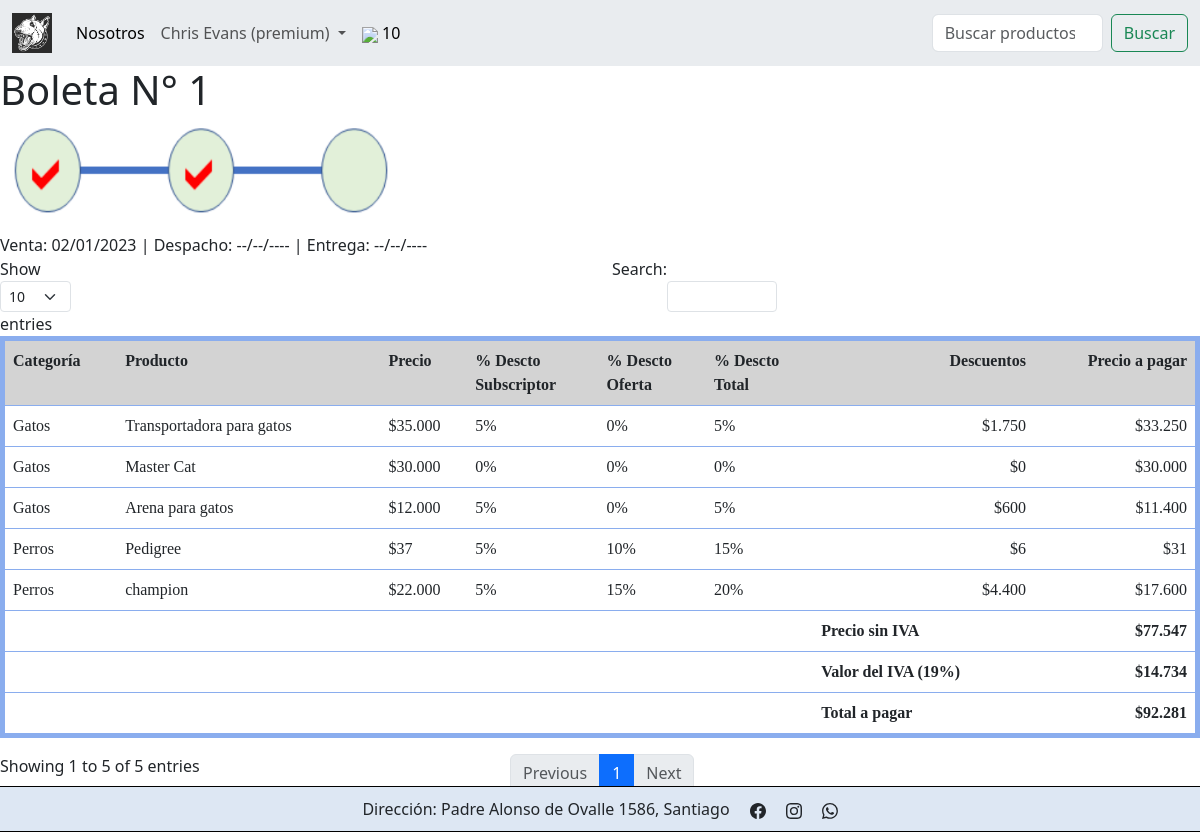
The page /boleta/1 (signed in) on the database its author committed.
### core/models.py (models this page shows, shortened)
class Boleta(models.Model):
    ESTADO_CHOICES = [
        ('Anulado', 'Anulado'),
        ('Vendido', 'Vendido'),
        ('Despachado', 'Despachado'),
        ('Entregado', 'Entregado'),
    ]
    nro_boleta = models.IntegerField(primary_key=True, blank=False, null=False, verbose_name='Nro boleta')
    cliente = models.ForeignKey(Perfil, on_delete=models.DO_NOTHING)
    monto_sin_iva = models.IntegerField(blank=False, null=False, verbose_name='Monto sin IVA')
    iva = models.IntegerField(blank=False, null=False, verbose_name='IVA')
    total_a_pagar = models.IntegerField(blank=False, null=False, verbose_name='Total a pagar')
    fecha_venta = models.DateField(blank=False, null=False, verbose_name='Fecha de venta')
    fecha_despacho = models.DateField(blank=True, null=True, verbose_name='Fecha de despacho')
    fecha_entrega = models.DateField(blank=True, null=True, verbose_name='Fecha de entrega')
    estado = models.CharField(choices=ESTADO_CHOICES, max_length=50, blank=False, null=False, verbose_name='Estado')
    class Meta:
        db_table = 'Boleta'
        verbose_name = "Boleta"
        verbose_name_plural = "Boletas"

class DetalleBoleta(models.Model):
    boleta = models.ForeignKey(Boleta, on_delete=models.DO_NOTHING)
    bodega = models.ForeignKey(Bodega, on_delete=models.DO_NOTHING)
    precio = models.IntegerField(blank=False, null=False, verbose_name='Precio')
    descuento_subscriptor = models.IntegerField(
        validators=[MinValueValidator(0), MaxValueValidator(100)],
        blank=False,
        null=False,
        verbose_name='Descto subs'
    )
    descuento_oferta = models.IntegerField(
        validators=[MinValueValidator(0), MaxValueValidator(100)],
        blank=False,
        null=False,
        verbose_name='Descto oferta'
    )
    descuento_total = models.IntegerField(
        validators=[MinValueValidator(0), MaxValueValidator(100)],
        blank=False,
        null=False,
        verbose_name='Descto total'
    )
    descuentos = models.IntegerField(blank=False, null=False, verbose_name='Descuentos')
    precio_a_pagar = models.IntegerField(blank=False, null=False, verbose_name='Precio a pagar')
    class Meta:
        db_table = 'DetalleBoleta'
        verbose_name = "Detalle de boleta"
        verbose_name_plural = "Detalles de boletas"

class Bodega(models.Model):
    producto = models.ForeignKey(Producto, on_delete=models.DO_NOTHING, verbose_name='Producto')
    class Meta:
        db_table = 'Bodega'
        verbose_name = "Bodega"
        verbose_name_plural = "Bodegas"

class Producto(models.Model):
    categoria = models.ForeignKey(Categoria, on_delete=models.DO_NOTHING, verbose_name='Categoría')
    nombre = models.CharField(max_length=100, blank=False, null=False, verbose_name='Nombre producto')
    descripcion = models.CharField(max_length=400, blank=False, null=False, verbose_name='Descripción')
    precio = models.IntegerField(blank=False, null=False, verbose_name='Precio')
    descuento_subscriptor = models.IntegerField(
        validators=[MinValueValidator(0), MaxValueValidator(100)],
        blank=False,
        null=False,
        verbose_name='% Descuento subscriptor'
    )
    descuento_oferta = models.IntegerField(
        validators=[MinValueValidator(0), MaxValueValidator(100)],
        blank=False,
        null=False,
        verbose_name='% Descuento oferta'
    )
    imagen = models.ImageField(upload_to='productos/', blank=False, null=False, verbose_name='Imagen')
    class Meta:
        db_table = 'Producto'
        verbose_name = "Producto"
        verbose_name_plural = "Productos"
        ordering = ['categoria', 'nombre']

class Categoria(models.Model):
    nombre = models.CharField(max_length=100, blank=False, null=False, verbose_name='Nombre categoría')
    class Meta:
        db_table = 'Categoria'
        verbose_name = "Categoría de producto"
        verbose_name_plural = "Categorías de productos"
        ordering = ['nombre']

### core/views.py (the view)
# urls.py: path('boleta/<nro_boleta>', boleta, name='boleta'),
def boleta(request, nro_boleta):
    boleta = Boleta.objects.get(nro_boleta=nro_boleta)
    detalle_boleta = DetalleBoleta.objects.filter(boleta=boleta)
    datos = {
        'boleta': boleta,
        'detalle_boleta': detalle_boleta
    }
    return render(request, 'core/boleta.html', datos)

### core/context_processors.py (called while the page is built)
def registrar_carrito(request):
    mostrar_carrito = False
    cantidad_productos = 0
    if request.user.is_authenticated:
        if request.user.perfil.tipo_usuario == 'Cliente':
            cantidad_productos = Carrito.objects.filter(cliente=request.user.perfil).count()
            mostrar_carrito = cantidad_productos > 0
    return {
        'mostrar_carrito': mostrar_carrito,
        'cantidad_productos': cantidad_productos,
    }

### core/templatetags/custom_filters.py (called while the page is built)
@register.filter
def formatear_dinero(value):
    value = round(value)
    value = f'${value:,}'
    value = value.replace(',', '.')
    return value

@register.filter
def formatear_porcentaje(value):
    return f'{value}%'

@register.filter
def formatear_fecha(value):
    if value == None:
        value = '--/--/----'
    else:
        value = value.strftime("%d/%m/%Y")
    return f'{value}'

### core/templates/core/boleta.html
{% extends 'core/base.html' %}
{% load static %}
{% load custom_filters %}
{% block content %}
    <h1>Boleta N° {{ boleta.nro_boleta }}</h1>
      <img class="vistos" src="{% static 'core/img/vitos.PNG' %}  " style="width: 400px" alt="">
    <div>
        Venta: {{ boleta.fecha_venta|formatear_fecha }} | Despacho: {{ boleta.fecha_despacho|formatear_fecha }} | Entrega: {{ boleta.fecha_entrega|formatear_fecha }}
    </div>
    <table id="tabla-principal" class="table table-hover">
        <thead>
            <tr>
                <th> Categoría </th>
                <th> Producto </th>
                <th> Precio </th>
                <th> % Descto <br> Subscriptor </th>
                <th> % Descto <br> Oferta </th>
                <th> % Descto <br> Total </th>
                <th class="text-end"> Descuentos </th>
                <th class="text-end"> Precio a pagar </th>
            </tr>
        </thead>
        <tbody>
            {% for item in detalle_boleta %}
                <tr>
                    <td> {{ item.bodega.producto.categoria.nombre }} </td>
                    <td> {{ item.bodega.producto.nombre }} </td>
                    <td> {{ item.precio|formatear_dinero }} </td>
                    <td> {{ item.descuento_subscriptor|formatear_porcentaje }} </td>
                    <td> {{ item.descuento_oferta|formatear_porcentaje }} </td>
                    <td> {{ item.descuento_total|formatear_porcentaje }} </td>
                    <td class="text-end"> {{ item.descuentos|formatear_dinero }} </td>
                    <td class="text-end"> {{ item.precio_a_pagar|formatear_dinero }} </td>
                </tr>
            {% endfor %}
        <tfoot>
            <tr>
                <td></td>
                <td></td>
                <td></td>
                <td></td>
                <td></td>
                <td></td>
                <td class="fw-bold"> Precio sin IVA </td>
                <td class="fw-bold text-end"> {{ boleta.monto_sin_iva|formatear_dinero }} </td>
            </tr>
            <tr>
                <td></td>
                <td></td>
                <td></td>
                <td></td>
                <td></td>
                <td></td>
                <td class="fw-bold"> Valor del IVA (19%) </td>
                <td class="fw-bold text-end"> {{ boleta.iva|formatear_dinero }} </td>
            </tr>
            <tr>
                <td></td>
                <td></td>
                <td></td>
                <td></td>
                <td></td>
                <td></td>
                <td class="fw-bold"> Total a pagar </td>
                <td class="fw-bold text-end"> {{ boleta.total_a_pagar|formatear_dinero }} </td>
            </tr>
        </tfoot>
        </tbody>
    </table>
{% endblock content %}

### core/templates/core/base.html (shortened to what this page needs)
{% load static %}
<!DOCTYPE html>
<html lang="es">
<head>
    <link rel="stylesheet" href="{% static 'core/css/base.css'%}">
    <link href="https://cdn.jsdelivr.net/npm/bootstrap@5.3.0/dist/css/bootstrap.min.css" rel="stylesheet">
    {% block stylesheet %}
    <link rel="stylesheet" href="{% static 'core/css/base.css'%}">
    {% endblock stylesheet %}
  </head>
<body>
    {% block navbar %}
    <nav class="navbar navbar-expand-lg bg-body-secondary">
      <div class="container-fluid">
        <a class="navbar-brand" href="{% url 'inicio' %}">
          <img src="{% static 'core/img/logo4.jpg' %}" class="logo-menu-superior" style="height: 40px;;" alt="">
        </a>
        <div class="collapse navbar-collapse" id="navbarSupportedContent">
          <ul class="navbar-nav me-auto mb-2 mb-lg-0">
            <li class="nav-item">
              <a class="nav-link active" aria-current="page" href="{% url 'nosotros' %}"> Nosotros </a>
            </li>
            {% if user.is_authenticated %}
              <li class="nav-item dropdown">
                <a class="nav-link dropdown-toggle" href="#" role="button" data-bs-toggle="dropdown"
                    aria-expanded="false" href="{% url 'ingresar' %}">
                  {% if user.is_superuser %}
                    <span class="text-danger fw-bold">
                  {% elif user.is_staff %}
                    <span class="text-success fw-bold">
                  {% else %}
                    <span>
                  {% endif %}
                    {{ user.first_name }} {{ user.last_name }}
                    {% if user.perfil.subscrito %}
                      (premium)
                    {% endif %}
                  </span>
                </a>
              </li>
            {% endif %}
            {% if mostrar_carrito %}
              <li class="nav-item">
                <a class="nav-link active" aria-current="page" href="{% url 'carrito' %}">
                  <img src="{% static 'core/images/carrito.png' %}" width="32px">
                  {{ cantidad_productos }}
                </a>
              </li>
            {% endif %}
          </ul>
          <form method="post" action="{% url 'inicio' %}" class="d-flex" role="search">
            <input class="form-control me-2" type="search" placeholder="Buscar productos"
                aria-label="Search" id="buscar" id="buscar" name="buscar">
            <button class="btn btn-outline-success" type="submit"> Buscar </button>
          </form>
        </div>
      </div>
    </nav>
    {% endblock navbar %}
        {% block content %}{% endblock content %}
    <br>
    <footer>
      <footer class="fixed-bottom">
        <div class="row">
            <div class="pie-pagina">
                <ul>
                    <li>Dirección: Padre Alonso de Ovalle 1586,
                        Santiago</li>
                    <li>
                    </li>
                    <br>
                    <li>
                    </li>
                    <br>
                    <li>
                    </li>
                </ul>
            </div>
        </div>
</body>
</html>

### core/static/core/css/base.css (style rules this page uses)
.logo-menu-superior { height: 40px; }
th { vertical-align: top; background-color: lightgray !important; }
.form-control { width:50%; margin:0 auto; }
.row { justify-content: center }
.table { font-family: Cambria, Cochin, Georgia, Times, 'Times New Roman', serif; border: 5px solid rgb(138, 173, 238) ; }
.pie-pagina { display: flex; justify-content: center; align-items: center; flex-wrap: wrap; background-color: rgb(221, 231, 243); border: 1px solid black; padding: 10px; }
.pie-pagina ul { list-style: none; display: flex; justify-content: center; align-items: center; margin: 0; padding: 0; }
.pie-pagina li { margin: 0 10px; }
.vistos { width: 10% }

### rows shown on the page
Boleta: nro_boleta "1", fecha_venta "02/01/2023", fecha_despacho "--/--/----", fecha_entrega "--/--/----", monto_sin_iva "$77.547", iva "$14.734", total_a_pagar "$92.281"
DetalleBoleta: bodega.producto.categoria.nombre "Gatos", bodega.producto.nombre "Transportadora para gatos", precio "$35.000", descuento_subscriptor "5%", descuento_oferta "0%", descuento_total "5%", descuentos "$1.750", precio_a_pagar "$33.250"
DetalleBoleta: bodega.producto.categoria.nombre "Gatos", bodega.producto.nombre "Master Cat", precio "$30.000", descuento_subscriptor "0%", descuento_oferta "0%", descuento_total "0%", descuentos "$0", precio_a_pagar "$30.000"
DetalleBoleta: bodega.producto.categoria.nombre "Gatos", bodega.producto.nombre "Arena para gatos", precio "$12.000", descuento_subscriptor "5%", descuento_oferta "0%", descuento_total "5%", descuentos "$600", precio_a_pagar "$11.400"
DetalleBoleta: bodega.producto.categoria.nombre "Perros", bodega.producto.nombre "Pedigree", precio "$37", descuento_subscriptor "5%", descuento_oferta "10%", descuento_total "15%", descuentos "$6", precio_a_pagar "$31"
DetalleBoleta: bodega.producto.categoria.nombre "Perros", bodega.producto.nombre "champion", precio "$22.000", descuento_subscriptor "5%", descuento_oferta "15%", descuento_total "20%", descuentos "$4.400", precio_a_pagar "$17.600"

### other values the page prints
{{ user.first_name }} "Chris"
{{ user.last_name }} "Evans"
{{ cantidad_productos }} "10"
